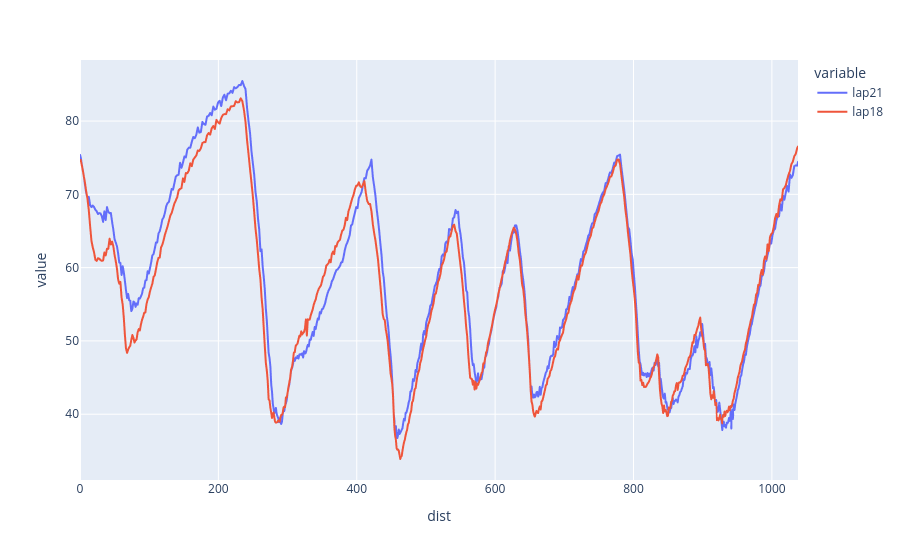

The notebook cell this image was saved under:
### Code cell
px.line(pd.DataFrame({
    "dist": lap21.cum_distances,
    "lap21": [p.point.full_speed for p in lap21.points],
    "lap18": [p.point.full_speed for p in lap18_21.points],
}).set_index("dist") * 3.6)

### Figure 1 — Plotly figure (JSON) as saved in the notebook; plotly's stock layout.template omitted (floating-point values rounded to 4 significant figures; data arrays with more than 128 entries replaced by an {"elided": "..."} marker saying what was removed)
{"data": [{"hovertemplate": "variable=lap21<br>dist=%{x}<br>value=%{y}<extra></extra>", "legendgroup": "lap21", "line": {"color": "#636efa", "dash": "solid"}, "marker": {"symbol": "circle"}, "mode": "lines", "name": "lap21", "showlegend": true, "type": "scattergl", "x": {"elided": "667 float values"}, "xaxis": "x", "y": {"elided": "667 float values"}, "yaxis": "y"}, {"hovertemplate": "variable=lap18<br>dist=%{x}<br>value=%{y}<extra></extra>", "legendgroup": "lap18", "line": {"color": "#EF553B", "dash": "solid"}, "marker": {"symbol": "circle"}, "mode": "lines", "name": "lap18", "showlegend": true, "type": "scattergl", "x": {"elided": "667 float values"}, "xaxis": "x", "y": {"elided": "667 float values"}, "yaxis": "y"}], "layout": {"legend": {"title": {"text": "variable"}, "tracegroupgap": 0}, "margin": {"t": 60}, "xaxis": {"anchor": "y", "domain": [0, 1], "title": {"text": "dist"}}, "yaxis": {"anchor": "x", "domain": [0, 1], "title": {"text": "value"}}}}
